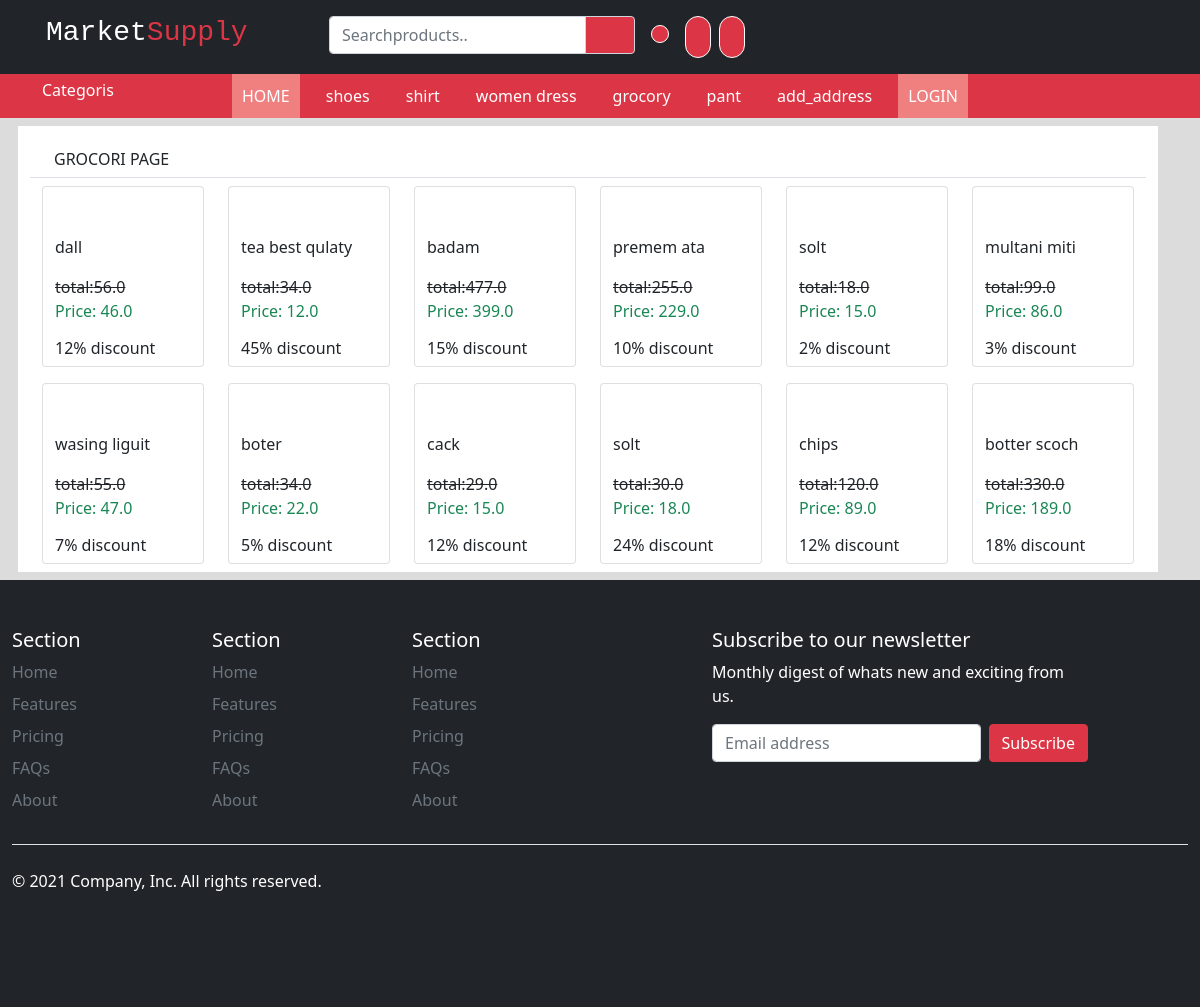
Page /home/grocory_page on the committed database.
### app/models.py (models this page shows, shortened)
class categori(models.Model):
    cname = models.CharField(max_length=200)

class products(models.Model):
    pimage=models.ImageField(upload_to="images/")
    pname = models.CharField(max_length=240)
    pdes = models.TextField(null=True)
    psize = models.ForeignKey(size,blank=True,default = 0, related_name='missions_assigned',null=True,on_delete=models.CASCADE)
    ptotal = models.FloatField(null=True)
    pprice = models.FloatField(null=True)
    pdiscount = models.CharField(max_length=40)
    photdil = models.IntegerField(null=True,default=0)
    pcat = models.ForeignKey(categori,null=True,on_delete=models.CASCADE)

### app/views.py (the view)
# urls.py: path('home/grocory_page',views.grocory_page,name="grocory_page"),
def grocory_page(request):
    categories = categori.objects.all()
    grocory = products.objects.filter(pcat=4).order_by("-id")
    return render(request,"grocary.html",{'categories':categories,"grocory":grocory})

### app/templates/grocary.html (shortened to what this page needs)
{% extends 'Layout.html' %}
{% block body %}
<div class="container_fluid  bg-danger">
  <div class="container">
   <div class="row">
     <div class="col-2 d-flex p-1 text-white category" >
      <div class="d-flex category">
       <div class="mx-2 category"> Categoris</div>
      </div>
     </div>
     <div class="col-md-8 text-white d-md-flex justify-between justify-content-lg-between active " id="menu">
       <a href="{% url 'home' %}"class="text-decoration-none text-white text add">HOME</a>
       {% for categories in categories %}
       <a href="{% url 'categpryProduct' categories.id %}"class="text-decoration-none text-white text ">{{categories.cname}} </a>
       {% endfor %}
       <a href="{% url 'Add_address_page' %}"class="text-decoration-none text-white text">add_address </a>
       {% if request.session.id %}
       <a href="{% url 'logout' %}"class="text-decoration-none text-white text add btn btn-primary">Logout</a>
       {% else %}
       <a href="{% url 'Login_page' %}"class="text-decoration-none text-white text add">LOGIN</a>
       {% endif %}
     </div>
     <div class="col-1">
     </div>
   </div>
  </div>
 </div>
<div class="container">
    <div class="row">
     <div class="row bg-white my-2">
        <div class="col-12 border-bottom">
          <div class="row d-flex justify-content-between">
            <div class="col-4 px-4 pt-4">
              <h6>GROCORI PAGE</h6>
            </div>
            <div class="col-4 d-flex">
              <p class="text-danger px-4 pt-4"></p>
              <p class="text-danger px-4 pt-4"></p>
            </div>
          </div>
        </div>
        {% for grocory in grocory %}
        <div class="col-xl-2 col-lg-3 col-md-4 col-sm-4 col-4 product">
          <div class="row my-2">
            <div class="col">
              <a href="{% url 'Single_product' grocory.id %}" class="text-decoration-none text-dark">
              <div class="card">
                <div class="row p-4">
                </div>
                <div class="row p-0 mx-auto">
                  <p >{{grocory.pname}}</p>
                  <del>total:{{grocory.ptotal}}</del>
                  <p class="text-success">Price: {{grocory.pprice}}</p>
                  <h6>{{grocory.pdiscount}}% discount</h6>
                </div>
              </div>
            </a>
            </div>
          </div>
        </div>
        {% endfor %}
       </div>
    </div>
</div>
{% endblock body %}

### app/templates/Layout.html (style rules this page uses)
.text { color: beige; }
@media screen and (min-width: 250px) { .category { display: none; } }
@media screen and (min-width: 250px) { #menu { justify-content: center; text-align: center; transition: all 0.5s; } }
@media screen and (min-width: 250px) { #menu a { display: block; padding: 10px; } }
@media screen and (min-width: 250px) { .active { display: none; transition: all 0.5s; } }
@media screen and (min-width: 250px) { .add { background: lightcoral; } }
@media screen and (min-width: 1070px) { .category { display: block; } }
@media screen and (min-width: 770px) { .category { display: block; } }

### rows in the picture
categori: cname "shoes"
categori: cname "shirt"
categori: cname "women dress"
categori: cname "grocory"
categori: cname "pant"
products: pname "dall", ptotal "56.0", pprice "46.0", pdiscount "12"
products: pname "tea best qulaty", ptotal "34.0", pprice "12.0", pdiscount "45"
products: pname "badam", ptotal "477.0", pprice "399.0", pdiscount "15"
products: pname "premem ata", ptotal "255.0", pprice "229.0", pdiscount "10"
products: pname "solt", ptotal "18.0", pprice "15.0", pdiscount "2"
products: pname "multani miti", ptotal "99.0", pprice "86.0", pdiscount "3"
products: pname "wasing liguit", ptotal "55.0", pprice "47.0", pdiscount "7"
products: pname "boter", ptotal "34.0", pprice "22.0", pdiscount "5"
products: pname "cack", ptotal "29.0", pprice "15.0", pdiscount "12"
products: pname "solt", ptotal "30.0", pprice "18.0", pdiscount "24"
products: pname "chips", ptotal "120.0", pprice "89.0", pdiscount "12"
products: pname "botter scoch", ptotal "330.0", pprice "189.0", pdiscount "18"
